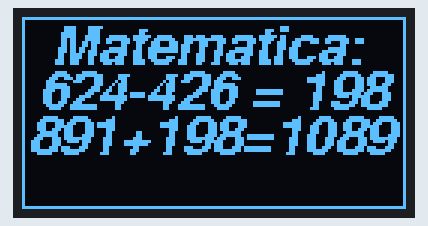
Simulated run of this sketch. Board: Arduino Uno, built with avr-gcc and run on an emulated ATmega328P. Shown: 128×64 one-colour display.

Above: at 0.1 s.

The sketch:

matematica.ino
```cpp
#include <Wire.h> //Biblioteca para uso do protocolo I2C;
#include <Adafruit_GFX.h> //Biblioteca para manipulação gráfica no display;
#include <Adafruit_SH1106.h> //Biblioteca para operação do driver de controle do display;

#include <Fonts/FreeMono9pt7b.h> //Fonte para alteração do texto;
#include <Fonts/FreeSansBoldOblique9pt7b.h> //Fonte para alteração do texto;
#include <Fonts/FreeMonoOblique9pt7b.h> //Fonte para alteração do texto;

#define OLED_RESET -1 //Em displays que não possuem pino RESET, é dado o valor -1;

Adafruit_SH1106 display(OLED_RESET); //Declaração da tela com o nome "display";

void setup() {
  Serial.begin(9600);
  display.begin(SH1106_SWITCHCAPVCC, 0x3C); //Inicialização do display com a biblioteca e endereço de hardware do display;
}

void loop() {

  display.clearDisplay(); //Comando para limpar a tela;
  display.setFont(&FreeSansBoldOblique9pt7b); //Comando para definir a fonte que será utilizada;
  display.setTextColor(WHITE); //Comando para definir a cor do texto;
  display.setTextSize(1); //Comando para definir tamanho od
  display.setCursor(10, 15); //Definição de onde o texto será escrito. Lembre se que: linha, coluna; eixo x / eixo y
  display.print("Matematica:"); //Texto a ser escrito;
  display.setCursor(5, 30); //Definição de onde o texto será escrito. Lembre se que: linha, coluna; eixo x / eixo y
  display.print("624-426 = 198"); //Texto a ser escrito;
  display.setCursor(2, 45); //Definição de onde o texto será escrito. Lembre se que: linha, coluna; eixo x / eixo y
  display.print("891+198=1089"); //Texto a ser escrito;


  display.drawRect(0, 0, 128, 64, WHITE); //Desenhar retângulo não-preenchido (pos x, pos y, largura, altura, cor);


  display.display(); //Mostrar informações na tela;
}
```
